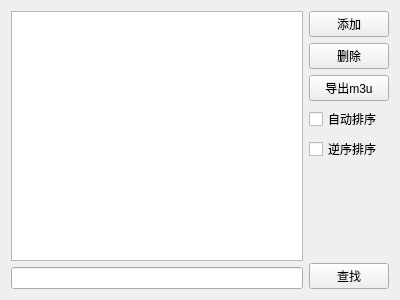
<?xml version="1.0" encoding="UTF-8"?>
<ui version="4.0">
 <class>Widget</class>
 <widget class="QWidget" name="Widget">
  <property name="geometry">
   <rect>
    <x>0</x>
    <y>0</y>
    <width>400</width>
    <height>300</height>
   </rect>
  </property>
  <property name="windowTitle">
   <string>Widget</string>
  </property>
  <layout class="QHBoxLayout" name="horizontalLayout">
   <item>
    <layout class="QVBoxLayout" name="verticalLayout_2">
     <item>
      <widget class="QListWidget" name="listWidget"/>
     </item>
     <item>
      <widget class="QLineEdit" name="lineEdit"/>
     </item>
    </layout>
   </item>
   <item>
    <layout class="QVBoxLayout" name="verticalLayout">
     <item>
      <widget class="QPushButton" name="pushButtonAdd">
       <property name="text">
        <string>添加</string>
       </property>
      </widget>
     </item>
     <item>
      <widget class="QPushButton" name="pushButtonDel">
       <property name="text">
        <string>删除</string>
       </property>
      </widget>
     </item>
     <item>
      <widget class="QPushButton" name="pushButtonOutput">
       <property name="text">
        <string>导出m3u</string>
       </property>
      </widget>
     </item>
     <item>
      <widget class="QCheckBox" name="checkBoxAutoSort">
       <property name="text">
        <string>自动排序</string>
       </property>
      </widget>
     </item>
     <item>
      <widget class="QCheckBox" name="checkBoxReverse">
       <property name="text">
        <string>逆序排序</string>
       </property>
      </widget>
     </item>
     <item>
      <spacer name="verticalSpacer">
       <property name="orientation">
        <enum>Qt::Vertical</enum>
       </property>
       <property name="sizeHint" stdset="0">
        <size>
         <width>20</width>
         <height>108</height>
        </size>
       </property>
      </spacer>
     </item>
     <item>
      <widget class="QPushButton" name="pushButtonSerch">
       <property name="text">
        <string>查找</string>
       </property>
      </widget>
     </item>
    </layout>
   </item>
  </layout>
 </widget>
 <layoutdefault spacing="6" margin="11"/>
 <resources/>
 <connections/>
</ui>
